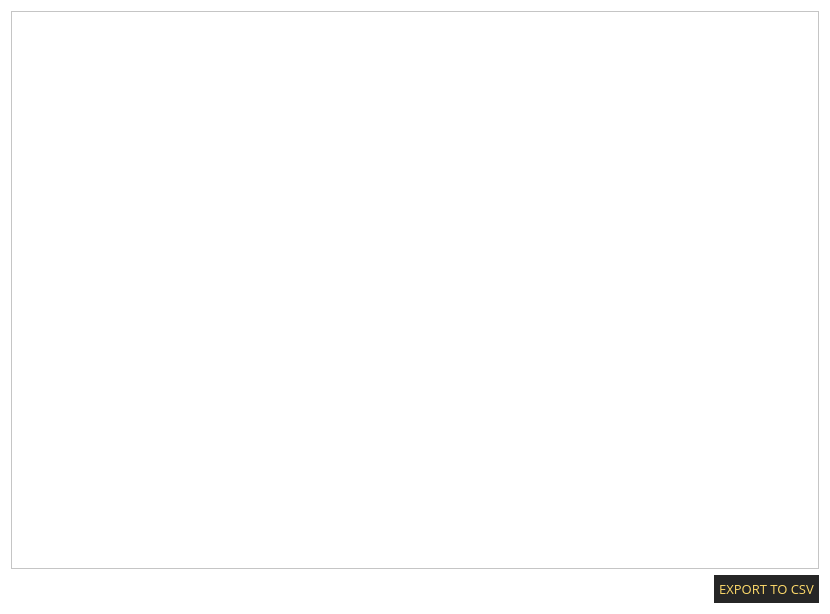
<?xml version="1.0" encoding="UTF-8"?>
<ui version="4.0">
 <class>TransactionsFrame</class>
 <widget class="QFrame" name="TransactionsFrame">
  <property name="geometry">
   <rect>
    <x>0</x>
    <y>0</y>
    <width>830</width>
    <height>614</height>
   </rect>
  </property>
  <property name="font">
   <font>
    <family>Open Sans</family>
    <pointsize>10</pointsize>
   </font>
  </property>
  <property name="windowTitle">
   <string>Frame</string>
  </property>
  <property name="styleSheet">
   <string notr="true">background-color: #fff;</string>
  </property>
  <property name="frameShape">
   <enum>QFrame::NoFrame</enum>
  </property>
  <property name="frameShadow">
   <enum>QFrame::Sunken</enum>
  </property>
  <layout class="QVBoxLayout" name="verticalLayout">
   <item>
    <widget class="QTreeView" name="m_transactionsView">
     <property name="font">
      <font>
       <family>Source Sans Pro</family>
       <pointsize>10</pointsize>
      </font>
     </property>
     <property name="styleSheet">
      <string notr="true">QHeaderView::section {
    background-color: #eee;
    color: #262626;
    font: 12px;
   height: 30px;
 text-align: center;

}

QTreeView::item
{
    font: 11px;
    height: 30px;
   color: #262626;
}

color: #262626;</string>
     </property>
     <property name="sizeAdjustPolicy">
      <enum>QAbstractScrollArea::AdjustIgnored</enum>
     </property>
     <property name="editTriggers">
      <set>QAbstractItemView::AnyKeyPressed|QAbstractItemView::CurrentChanged|QAbstractItemView::EditKeyPressed|QAbstractItemView::SelectedClicked</set>
     </property>
     <property name="alternatingRowColors">
      <bool>true</bool>
     </property>
     <property name="rootIsDecorated">
      <bool>false</bool>
     </property>
     <property name="uniformRowHeights">
      <bool>true</bool>
     </property>
     <property name="itemsExpandable">
      <bool>false</bool>
     </property>
     <property name="sortingEnabled">
      <bool>false</bool>
     </property>
     <attribute name="headerCascadingSectionResizes">
      <bool>true</bool>
     </attribute>
     <attribute name="headerShowSortIndicator" stdset="0">
      <bool>false</bool>
     </attribute>
    </widget>
   </item>
   <item>
    <layout class="QHBoxLayout" name="horizontalLayout">
     <item>
      <spacer name="horizontalSpacer">
       <property name="orientation">
        <enum>Qt::Horizontal</enum>
       </property>
       <property name="sizeHint" stdset="0">
        <size>
         <width>40</width>
         <height>20</height>
        </size>
       </property>
      </spacer>
     </item>
     <item>
      <widget class="QPushButton" name="m_csvButton">
       <property name="font">
        <font>
         <family>Open Sans</family>
         <pointsize>10</pointsize>
        </font>
       </property>
       <property name="styleSheet">
        <string notr="true">color: #feda6a; background-color: #262626; border: 0px; padding: 5px;</string>
       </property>
       <property name="text">
        <string>EXPORT TO CSV</string>
       </property>
      </widget>
     </item>
    </layout>
   </item>
  </layout>
 </widget>
 <resources/>
 <connections>
  <connection>
   <sender>m_csvButton</sender>
   <signal>clicked()</signal>
   <receiver>TransactionsFrame</receiver>
   <slot>exportToCsv()</slot>
   <hints>
    <hint type="sourcelabel">
     <x>761</x>
     <y>587</y>
    </hint>
    <hint type="destinationlabel">
     <x>414</x>
     <y>306</y>
    </hint>
   </hints>
  </connection>
  <connection>
   <sender>m_transactionsView</sender>
   <signal>doubleClicked(QModelIndex)</signal>
   <receiver>TransactionsFrame</receiver>
   <slot>showTransactionDetails(QModelIndex)</slot>
   <hints>
    <hint type="sourcelabel">
     <x>414</x>
     <y>287</y>
    </hint>
    <hint type="destinationlabel">
     <x>414</x>
     <y>306</y>
    </hint>
   </hints>
  </connection>
 </connections>
 <slots>
  <slot>exportToCsv()</slot>
  <slot>showTransactionDetails(QModelIndex)</slot>
 </slots>
</ui>
